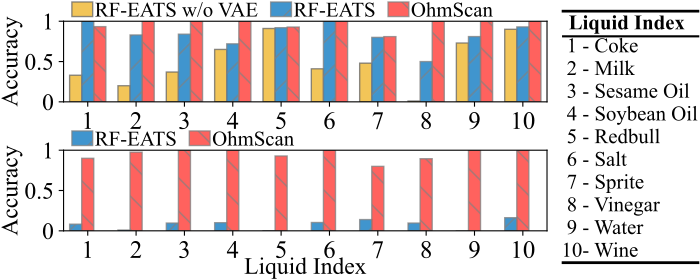

The Python source for this figure:
# for filter data to obvious distribution distance between wifi play time and cellular play time
import numpy as np
import pandas as pd
import matplotlib.pyplot as plt
from matplotlib.lines import Line2D
import sys
import seaborn as sns
import matplotlib as mpl
import matplotlib.image as mpimg
from matplotlib.table import Table
from matplotlib.offsetbox import OffsetImage, AnnotationBbox
import os
import pandas as pd
import matplotlib.patches as patches
import math
from matplotlib.font_manager import FontProperties
from matplotlib.ticker import MultipleLocator
from scipy.stats import gaussian_kde
mpl.rcParams['font.family'] = 'Times New Roman'
## mode == 1 impact_angle.pdf
if __name__ == "__main__":
    mode = int(sys.argv[1])
    # font = 25
    # labefont = 24
    font = 34
    lasize = 40
    linewides = 2
    red_rgb = (1, 0.2118, 0.1569)
    blue_rgb = (0.09, 0.47, 0.72)
    linestyles = ['-', '--', '-.', ':']
    color_1 = np.array([0, 114, 189]) / 255
    color_2 = np.array([217, 83, 25]) / 255
    color_3 = np.array([237, 177, 32]) / 255
    color_4 = np.array([77, 190, 238]) / 255
    color_5 = np.array([201, 92, 46]) / 255
    color_6 = np.array([48, 112, 183]) / 255
    color_7 = np.array([228, 179, 69]) / 255
    colors = [np.array([201, 92, 46]) / 255, np.array([48, 112, 183]) / 255, np.array([228, 179, 69]) / 255,
              np.array([5, 120, 5]) / 255, np.array([119, 172, 48]) / 255, np.array([126, 47, 142]) / 255,
              np.array([255, 0, 0]) / 255]
    fig_size = (8,6)
    if mode == 1:
        # 示例数据
        data = [0.33, 0.2, 0.37, 0.65, 0.91, 0.41, 0.48, 0.01, 0.73, 0.9]
        data2 = [1, 0.83, 0.84, 0.72, 0.92, 1, 0.8, 0.5, 0.81, 0.93]
        data3 = [0.933, 1, 1, 1, 0.9286, 1, 0.8095, 1, 1, 1]
        data5 = [0.9, 0.976, 1, 1, 0.9286, 1, 0.8, 0.8947, 1, 1]
        data4 = [0.082917317,0.01,0.096540332,0.101170047,0.001716069,0.103292553,0.139420314,0.096477543,0.000520021,0.163026521]
        print(np.mean(data4))
        print(np.mean(data5))
        print(np.mean(data5)-np.mean(data4))
        categories = ['Coke', 'Milk', 'Sesame\n  Oil', 'Soybean\n  Oil', 'Redbull', 'Salt', 'Sprite', 'Vinegar', 'Water',
                      'Wine']
        colors = [np.array([0, 114, 189]) / 255, np.array([255, 46, 41]) / 255,
                  np.array([237, 177, 32]) / 255, np.array([119, 172, 48]) / 255,
                  np.array([136, 137, 139]) / 255,np.array([100,100,100]) / 255]
        bar_width = 0.25
        index = np.arange(len(categories))

        # 创建图形和子图
        fig, (ax1, ax2) = plt.subplots(2, 1, sharex=True, figsize=(7, 2.8))
        edge_color = (0.5, 0.5, 0.5, 0.5)
        # 绘制下方的垂直条形图
        alp = 0.75
        ax2.bar(index, data4, bar_width, label='RF-EATS', hatch='/', color=colors[0], edgecolor=edge_color,alpha=alp)
        ax2.bar(index + bar_width, data5, bar_width, label='OhmScan', hatch='\\', color=colors[1], edgecolor=edge_color,alpha=alp)
        print(index)
        # 绘制上方的垂直条形图
        ax1.bar(index, data, bar_width, label='RF-EATS w/o VAE', color=colors[2], edgecolor=colors[5], alpha=alp)
        ax1.bar(index + bar_width, data2, bar_width, label='RF-EATS', hatch='/', color=colors[0], edgecolor=edge_color,alpha=alp)
        ax1.bar(index + 2 * bar_width, data3, bar_width, label='OhmScan', hatch='\\', color=colors[1], edgecolor=edge_color,alpha=alp)

        # 设置 x 轴的刻度标签为 categories
        ax1.tick_params(axis='x', which='both', bottom=True, top=False, labelbottom=True)
        ax1.set_xticks(index + bar_width)
        # 添加图例
        ax1.legend(loc=(0, 0.9), ncol=3, handlelength=1, frameon=False, fontsize=15, columnspacing=0.6,handletextpad=0.1)
        ax2.legend(loc=(0, 0.9), ncol=2, handlelength=1, frameon=False, fontsize=15, columnspacing=0.6,handletextpad=0.1)
        # ax2.legend(loc=(-0.01, -0.05), ncol=2, handlelength=1.2, frameon=False, fontsize=15, columnspacing=0.2)
        ax1.set_yticks([0,0.5,1], ['0', '0.5','1'])
        ax2.set_yticks([0,0.5,1], ['0', '0.5','1'])
        ax1.set_xticks([0.25, 1.25, 2.25, 3.25, 4.25, 5.25, 6.25, 7.25, 8.25, 9.25], ['1', '2', '3', '4', '5', '6', '7', '8', '9','10'])
        ax2.set_xticks([0.25, 1.25, 2.25, 3.25, 4.25, 5.25, 6.25, 7.25, 8.25, 9.25], ['1', '2', '3', '4', '5', '6', '7', '8', '9','10'])
        ax1.tick_params(axis='y', labelsize=17)
        ax1.tick_params(axis='x', labelsize=18)
        ax2.tick_params(axis='y', labelsize=17)
        ax2.tick_params(axis='x', labelsize=18)
        # 添加轴标签和标题
        ax1.set_ylabel('Accuracy',fontsize=17)
        ax2.set_ylabel('Accuracy',fontsize=17)
        ax2.set_xlabel('Liquid Index', fontsize=17)
        fig.subplots_adjust(left=0.09, right=0.782, top=0.924, bottom=0.174, hspace=0.6)
        ax1.set_ylim([0, 1])
        ax1.set_xlim([-0.25, 9.75])
        ax2.set_ylim([0, 1])
        ax2.set_xlim([-0.25, 9.75])
        ax1.yaxis.set_label_coords(-0.085, 0.5)
        ax2.yaxis.set_label_coords(-0.085, 0.5)
        ax2.xaxis.set_label_coords(0.5, -0.33)
        table_data = [
            [" "],
            [" 1 - Coke "],
            [" 2 - Milk "],
            [" 3 - Sesame Oil "],
            [" 4 - Soybean Oil "],
            [" 5 - Redbull "],
            [" 6 - Salt "],
            [" 7 - Sprite "],
            [" 8 - Vinegar "],
            [" 9 - Water "],
            ["10- Wine "]
        ]
        table = plt.table(cellText=table_data, colLabels=None, cellLoc='center', loc='right', bbox=[1, -0.4, 0.3, 3.1],
                          fontsize=font)
        table.auto_set_font_size(False)
        table.set_fontsize(15)
        plt.text(11.4, 2.5, "Liquid Index", fontsize=15, fontweight='bold', ha='center',
                 )
        # Adjust the appearance of the cells
        for key, cell in table.get_celld().items():
            # Remove vertical borders
            cell.visible_edges = ""

            # Set the text alignment to left
            cell._loc = 'left'
            cell.set_text_props(ha='left')

        line = Line2D([0.805,1], [0.96, 0.96], linewidth=2, color='black', transform=fig.transFigure)
        line1 = Line2D([0.805, 1], [0.87, 0.87], linewidth=1.5, color='black', transform=fig.transFigure)
        line2 = Line2D([0.805, 1], [0.06,0.06], linewidth=2, color='black', transform=fig.transFigure)

        fig.lines.append(line)
        fig.lines.append(line1)
        fig.lines.append(line2)
        plt.savefig('revistApp_rfeats_fig22.pdf', format='pdf')
        # plt.tight_layout()
        plt.show()
